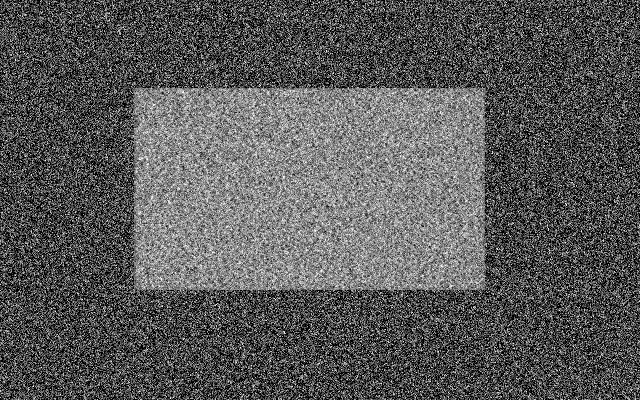
#> input picture Python-OpenCV/IMAGES/noise-1.png, 640 x 400 px
$ python 'Otsu’s_Binarization.py'
#> lines starting #> are read from the running program, lines starting #| are printed output that depends on the picture; after the words box and inside, x2 and y2 are one past the last pixel; in counts of white or black regions, pixels touching at a corner belong together
import cv2
import numpy as np
from matplotlib import pyplot as plt
img = cv2.imread('../IMAGES/noise-1.png',0)
#> img is the input picture: shape (400, 640); min 0, max 255, mean 89.1
#cv2.imshow('img',img)
#global thresholding
ret,th1 = cv2.threshold(img,127,255,cv2.THRESH_BINARY)
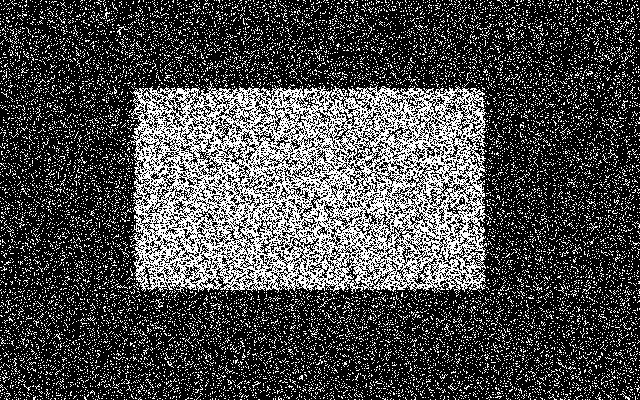
#> th1: shape (400, 640); 28.5% white in thin lines or dots
#Otsu's thresholding
ret,th2 = cv2.threshold(img,0,255,cv2.THRESH_BINARY+cv2.THRESH_OTSU)
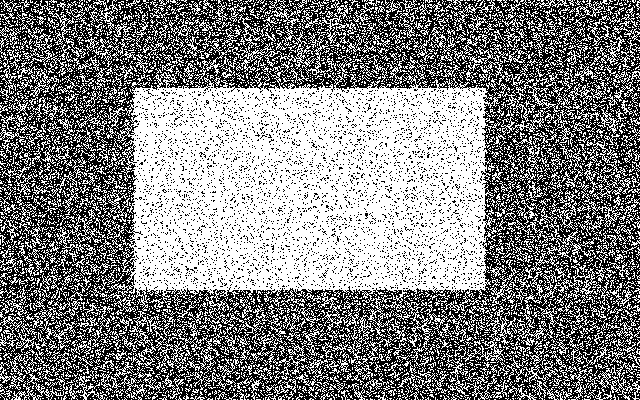
#> th2: shape (400, 640); 50.5% white; black in thin lines or dots
#> ret = 88
#Otsu's thresholding after Gaussian filtering
blur =  cv2.GaussianBlur(img,(5,5),0)
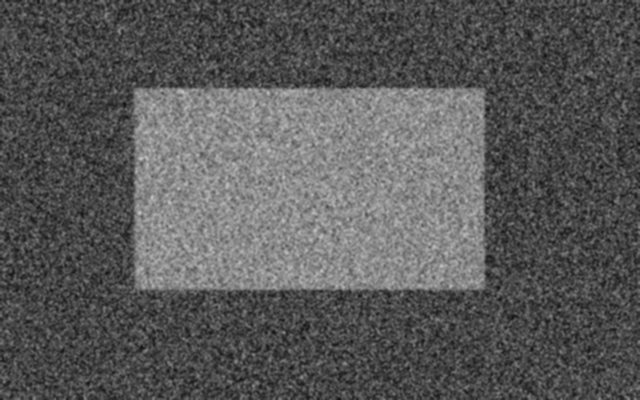
#> blur: shape (400, 640); min 18, max 195, mean 89.1
ret,th3 = cv2.threshold(blur,0,255,cv2.THRESH_BINARY+cv2.THRESH_OTSU)
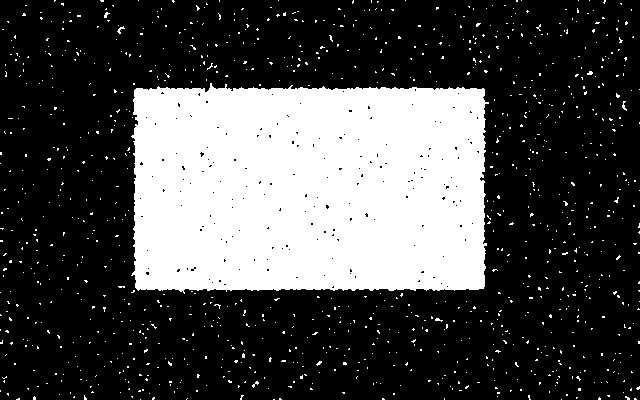
#> th3: shape (400, 640); 28.8% white; 1048 white regions (1044 under 20 px), largest, box (x1, y1, x2, y2) and area: (131, 83, 489, 294) 70168, (117, 26, 125, 34) 24, (622, 101, 627, 111) 23, (252, 381, 259, 388) 20
#> ret = 103
images=[img,0,th1,
	img,0,th2,
	blur,0,th3]
titles = ['Original Noisy Image','Histogram','Global Thresholding (v=127)',
          'Original Noisy Image','Histogram',"Otsu's Thresholding",
          'Gaussian filtered Image','Histogram',"Otsu's Thresholding"]
for i in xrange(3):
    plt.subplot(3,3,i*3+1),plt.imshow(images[i*3],'gray')
    plt.title(titles[i*3]), plt.xticks([]), plt.yticks([])
    plt.subplot(3,3,i*3+2),plt.hist(images[i*3].ravel(),256)
    plt.title(titles[i*3+1]), plt.xticks([]), plt.yticks([])
    plt.subplot(3,3,i*3+3),plt.imshow(images[i*3+2],'gray')
    plt.title(titles[i*3+2]), plt.xticks([]), plt.yticks([])
plt.show()
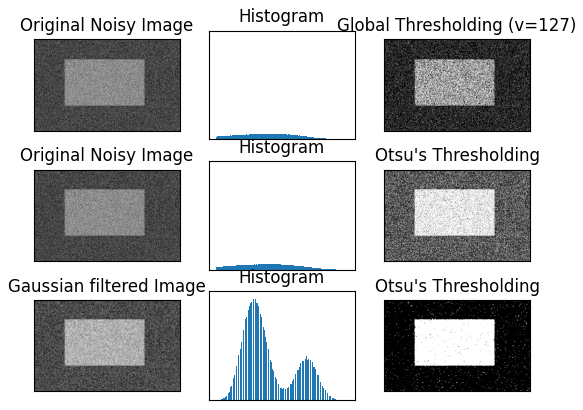
#> figure drawn by matplotlib, 9 panels
cv2.waitKey()
